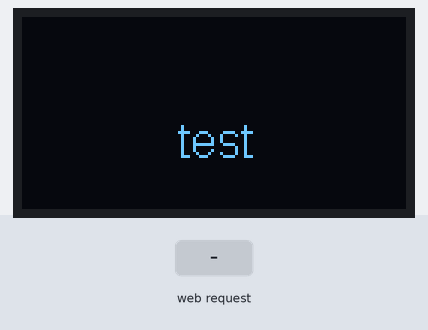
The sketch below on a simulated ESP32. Parts: 128×64 one-colour display. The inputs (shaded band) are chosen by the test bench. What the sketch prints to the serial monitor is not drawn.

Above: at 1.2 s.
1.3 s: HTTP request GET / received
At 2.1 s:
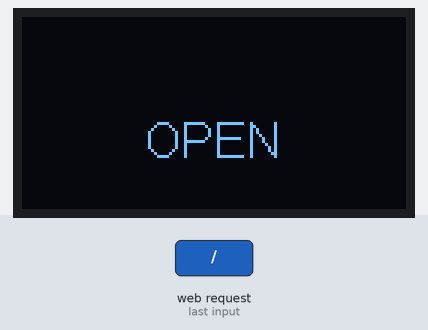
2.8 s: HTTP request GET /off received
At 3.2 s:
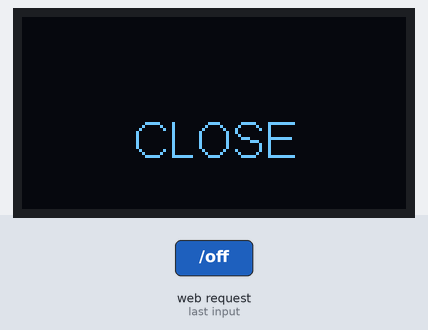
4.3 s: HTTP request GET /on received
At 5.5 s:
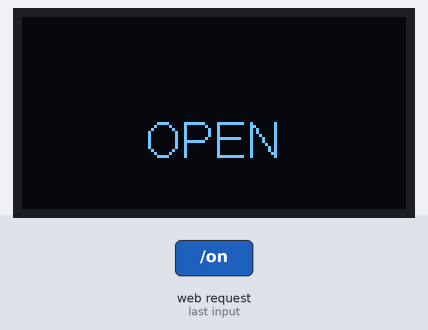
Timing chart, 0 to 7.3 s (numbered marks = the images above; inputs shaded):
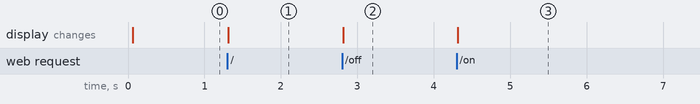

Measured:
- after the input at 1.3 s, the display: changes at once (image 1)
- after the input at 2.8 s, the display: changes at once (image 2)
- after the input at 4.3 s, the display: changes at once (image 3)

The sketch:

httpOnOff-Client.ino
```cpp
#include <Arduino.h>
String ip;
#include "SSD1306.h"
#include "OLEDDisplayUi.h"
#define SSD1306_ADDRESS 0x3c
SSD1306 oled(SSD1306_ADDRESS, 21, 22);
OLEDDisplayUi ui(&oled);

char * HOSTNAME = "test";
char * WifiPASS = "";

#include <WiFi.h>
#include <WebServer.h>

WebServer server(80);


void setup() {
    Serial.begin(115200);

   uint8_t mac[6];
    char buff[128];
    WiFi.mode(WIFI_AP);
    IPAddress apIP = IPAddress(2, 2, 2, 1);
    WiFi.softAPConfig(apIP, apIP, IPAddress(255, 255, 255, 0));
    sprintf(buff, "%s", HOSTNAME);
    Serial.printf("Device AP Name:%s\n", buff);
    if (!WiFi.softAP(buff, WifiPASS, 1, 0)) {
        Serial.println("AP Begin Failed.");
        while (1);
    }


    // handle index -- HTTP Server

    server.on("/", []() {
      oled.clear();
      oled.drawString(oled.getWidth() / 2, oled.getHeight() / 2, "OPEN");
      oled.display();
      server.send(200, "text/html", "<html><head></head><body><a href=\"./on\">on</a><br><a href=\"./off\">off</a></body><html>");
    });

    server.on("/on", []() {
      oled.clear();
      oled.drawString(oled.getWidth() / 2, oled.getHeight() / 2, "OPEN");
      oled.display();
      server.send(200, "text/html", "<html><head></head><body><a href=\"./on\">on</a><br><a href=\"./off\">off</a></body><html>");
    });

    server.on("/off", []() {
      oled.clear();
      oled.drawString(oled.getWidth() / 2, oled.getHeight() / 2, "CLOSE");
      oled.display();
      server.send(200, "text/html", "<html><head></head><body><a href=\"./on\">on</a><br><a href=\"./off\">off</a></body><html>");
    });

    server.begin();

    oled.init();
    oled.setFont(ArialMT_Plain_16);
    oled.setTextAlignment(TEXT_ALIGN_CENTER);
    delay(50);
    oled.drawString(oled.getWidth() / 2, oled.getHeight() / 2, "test");
    oled.display();

}

void loop() {
    server.handleClient();
}
```
